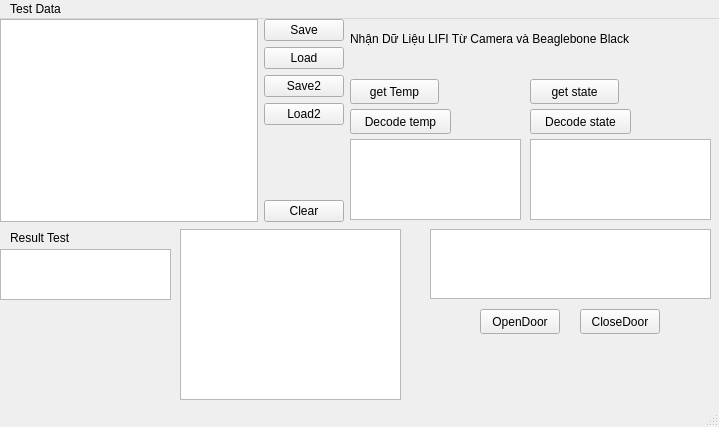
<?xml version="1.0" encoding="UTF-8"?>
<ui version="4.0">
 <class>MainWindow</class>
 <widget class="QMainWindow" name="MainWindow">
  <property name="geometry">
   <rect>
    <x>0</x>
    <y>0</y>
    <width>719</width>
    <height>427</height>
   </rect>
  </property>
  <property name="windowTitle">
   <string>MainWindow</string>
  </property>
  <widget class="QWidget" name="centralwidget">
   <widget class="QTextEdit" name="txtEditout">
    <property name="geometry">
     <rect>
      <x>0</x>
      <y>230</y>
      <width>171</width>
      <height>51</height>
     </rect>
    </property>
    <property name="maximumSize">
     <size>
      <width>500000</width>
      <height>16777215</height>
     </size>
    </property>
   </widget>
   <widget class="QPushButton" name="btnOpenDoor">
    <property name="geometry">
     <rect>
      <x>480</x>
      <y>290</y>
      <width>80</width>
      <height>25</height>
     </rect>
    </property>
    <property name="text">
     <string>OpenDoor</string>
    </property>
   </widget>
   <widget class="QPushButton" name="btnCloseDoor">
    <property name="geometry">
     <rect>
      <x>580</x>
      <y>290</y>
      <width>80</width>
      <height>25</height>
     </rect>
    </property>
    <property name="text">
     <string>CloseDoor</string>
    </property>
   </widget>
   <widget class="QGraphicsView" name="graphicsView">
    <property name="geometry">
     <rect>
      <x>180</x>
      <y>210</y>
      <width>221</width>
      <height>171</height>
     </rect>
    </property>
   </widget>
   <widget class="QTextEdit" name="textEdit">
    <property name="geometry">
     <rect>
      <x>430</x>
      <y>210</y>
      <width>281</width>
      <height>70</height>
     </rect>
    </property>
   </widget>
   <widget class="QWidget" name="layoutWidget">
    <property name="geometry">
     <rect>
      <x>0</x>
      <y>0</y>
      <width>182</width>
      <height>89</height>
     </rect>
    </property>
    <layout class="QGridLayout" name="gridLayout">
     <item row="2" column="0">
      <widget class="QPushButton" name="pushButton_3">
       <property name="text">
        <string>save File</string>
       </property>
      </widget>
     </item>
     <item row="0" column="0">
      <widget class="QPushButton" name="pushButton">
       <property name="text">
        <string>Open Diretory</string>
       </property>
      </widget>
     </item>
     <item row="1" column="1">
      <widget class="QLabel" name="lblOpenFile">
       <property name="text">
        <string>TextLabel</string>
       </property>
      </widget>
     </item>
     <item row="1" column="0">
      <widget class="QPushButton" name="pushButton_2">
       <property name="text">
        <string>Open FIle</string>
       </property>
      </widget>
     </item>
     <item row="2" column="1">
      <widget class="QLabel" name="lblSaveFile">
       <property name="text">
        <string>TextLabel</string>
       </property>
      </widget>
     </item>
     <item row="0" column="1">
      <widget class="QLabel" name="lblDirectory">
       <property name="text">
        <string>TextLabel</string>
       </property>
      </widget>
     </item>
    </layout>
   </widget>
   <widget class="QWidget" name="layoutWidget">
    <property name="geometry">
     <rect>
      <x>0</x>
      <y>0</y>
      <width>344</width>
      <height>203</height>
     </rect>
    </property>
    <layout class="QGridLayout" name="gridLayout_2">
     <item row="3" column="1">
      <widget class="QPushButton" name="btnLoad2">
       <property name="text">
        <string>Load2</string>
       </property>
      </widget>
     </item>
     <item row="0" column="1">
      <widget class="QPushButton" name="btnSave">
       <property name="text">
        <string>Save</string>
       </property>
      </widget>
     </item>
     <item row="5" column="1">
      <widget class="QPushButton" name="btnClear">
       <property name="text">
        <string>Clear</string>
       </property>
      </widget>
     </item>
     <item row="4" column="1">
      <spacer name="verticalSpacer">
       <property name="orientation">
        <enum>Qt::Vertical</enum>
       </property>
       <property name="sizeHint" stdset="0">
        <size>
         <width>20</width>
         <height>108</height>
        </size>
       </property>
      </spacer>
     </item>
     <item row="0" column="0" rowspan="6">
      <widget class="QTextEdit" name="txtEdit"/>
     </item>
     <item row="1" column="1">
      <widget class="QPushButton" name="btnLoad">
       <property name="text">
        <string>Load</string>
       </property>
      </widget>
     </item>
     <item row="2" column="1">
      <widget class="QPushButton" name="btnsave1">
       <property name="text">
        <string>Save2</string>
       </property>
      </widget>
     </item>
    </layout>
   </widget>
   <widget class="QPushButton" name="btn_temp">
    <property name="geometry">
     <rect>
      <x>350</x>
      <y>60</y>
      <width>89</width>
      <height>25</height>
     </rect>
    </property>
    <property name="text">
     <string>get Temp</string>
    </property>
   </widget>
   <widget class="QTextEdit" name="txtEditout_2">
    <property name="geometry">
     <rect>
      <x>350</x>
      <y>120</y>
      <width>171</width>
      <height>81</height>
     </rect>
    </property>
    <property name="maximumSize">
     <size>
      <width>500000</width>
      <height>16777215</height>
     </size>
    </property>
   </widget>
   <widget class="QTextEdit" name="txtEditout_3">
    <property name="geometry">
     <rect>
      <x>530</x>
      <y>120</y>
      <width>181</width>
      <height>81</height>
     </rect>
    </property>
    <property name="maximumSize">
     <size>
      <width>500000</width>
      <height>16777215</height>
     </size>
    </property>
   </widget>
   <widget class="QPushButton" name="pushButton_4">
    <property name="geometry">
     <rect>
      <x>530</x>
      <y>60</y>
      <width>89</width>
      <height>25</height>
     </rect>
    </property>
    <property name="text">
     <string>get state</string>
    </property>
   </widget>
   <widget class="QLabel" name="label_2">
    <property name="geometry">
     <rect>
      <x>10</x>
      <y>210</y>
      <width>91</width>
      <height>17</height>
     </rect>
    </property>
    <property name="text">
     <string>Result Test</string>
    </property>
   </widget>
   <widget class="QLabel" name="label">
    <property name="geometry">
     <rect>
      <x>350</x>
      <y>-30</y>
      <width>361</width>
      <height>99</height>
     </rect>
    </property>
    <property name="maximumSize">
     <size>
      <width>16777215</width>
      <height>16777215</height>
     </size>
    </property>
    <property name="sizeIncrement">
     <size>
      <width>50</width>
      <height>50</height>
     </size>
    </property>
    <property name="baseSize">
     <size>
      <width>50</width>
      <height>50</height>
     </size>
    </property>
    <property name="text">
     <string>Nhận Dữ Liệu LIFI Từ Camera và Beaglebone Black</string>
    </property>
    <property name="textInteractionFlags">
     <set>Qt::LinksAccessibleByMouse</set>
    </property>
   </widget>
   <widget class="QPushButton" name="result_temp">
    <property name="geometry">
     <rect>
      <x>350</x>
      <y>90</y>
      <width>101</width>
      <height>25</height>
     </rect>
    </property>
    <property name="text">
     <string>Decode temp</string>
    </property>
   </widget>
   <widget class="QPushButton" name="result_state">
    <property name="geometry">
     <rect>
      <x>530</x>
      <y>90</y>
      <width>101</width>
      <height>25</height>
     </rect>
    </property>
    <property name="text">
     <string>Decode state</string>
    </property>
   </widget>
  </widget>
  <widget class="QMenuBar" name="menubar">
   <property name="geometry">
    <rect>
     <x>0</x>
     <y>0</y>
     <width>719</width>
     <height>22</height>
    </rect>
   </property>
   <widget class="QMenu" name="menuTest_Data">
    <property name="title">
     <string>Test Data</string>
    </property>
   </widget>
   <addaction name="menuTest_Data"/>
  </widget>
  <widget class="QStatusBar" name="statusbar"/>
 </widget>
 <resources/>
 <connections/>
</ui>
